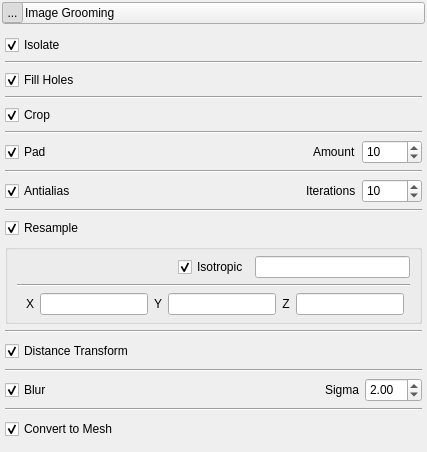
    <widget class="QWidget" name="image_panel" native="true">
     <property name="sizePolicy">
      <sizepolicy hsizetype="Preferred" vsizetype="Fixed">
       <horstretch>0</horstretch>
       <verstretch>0</verstretch>
      </sizepolicy>
     </property>
     <layout class="QVBoxLayout" name="verticalLayout_12">
      <property name="spacing">
       <number>2</number>
      </property>
      <property name="leftMargin">
       <number>2</number>
      </property>
      <property name="topMargin">
       <number>2</number>
      </property>
      <property name="rightMargin">
       <number>2</number>
      </property>
      <property name="bottomMargin">
       <number>2</number>
      </property>
      <item>
       <widget class="QWidget" name="image_header_background" native="true">
        <layout class="QVBoxLayout" name="verticalLayout_13">
         <property name="leftMargin">
          <number>0</number>
         </property>
         <property name="topMargin">
          <number>0</number>
         </property>
         <property name="rightMargin">
          <number>0</number>
         </property>
         <property name="bottomMargin">
          <number>0</number>
         </property>
         <item>
          <widget class="QPushButton" name="image_header">
           <property name="sizePolicy">
            <sizepolicy hsizetype="Preferred" vsizetype="Fixed">
             <horstretch>0</horstretch>
             <verstretch>0</verstretch>
            </sizepolicy>
           </property>
           <property name="minimumSize">
            <size>
             <width>215</width>
             <height>21</height>
            </size>
           </property>
           <layout class="QHBoxLayout" name="horizontalLayout_15">
            <property name="spacing">
             <number>2</number>
            </property>
            <property name="leftMargin">
             <number>0</number>
            </property>
            <property name="topMargin">
             <number>0</number>
            </property>
            <property name="rightMargin">
             <number>0</number>
            </property>
            <property name="bottomMargin">
             <number>0</number>
            </property>
            <item>
             <widget class="QToolButton" name="image_open_button">
              <property name="minimumSize">
               <size>
                <width>21</width>
                <height>21</height>
               </size>
              </property>
              <property name="maximumSize">
               <size>
                <width>21</width>
                <height>21</height>
               </size>
              </property>
              <property name="text">
               <string>...</string>
              </property>
              <property name="icon">
               <iconset resource="../Resources/ShapeWorksStudio.qrc">
                <normaloff>:/Studio/Images/RightArrowWhite.png</normaloff>
                <normalon>:/Studio/Images/DownArrowWhite.png</normalon>:/Studio/Images/RightArrowWhite.png</iconset>
              </property>
              <property name="checkable">
               <bool>true</bool>
              </property>
              <property name="checked">
               <bool>true</bool>
              </property>
             </widget>
            </item>
            <item>
             <widget class="QLabel" name="image_label">
              <property name="text">
               <string>Image Grooming</string>
              </property>
             </widget>
            </item>
           </layout>
          </widget>
         </item>
        </layout>
       </widget>
      </item>
      <item>
       <widget class="QWidget" name="image_content" native="true">
        <layout class="QVBoxLayout" name="verticalLayout_2">
         <property name="spacing">
          <number>3</number>
         </property>
         <property name="leftMargin">
          <number>3</number>
         </property>
         <property name="topMargin">
          <number>3</number>
         </property>
         <property name="rightMargin">
          <number>3</number>
         </property>
         <property name="bottomMargin">
          <number>3</number>
         </property>
         <item>
          <widget class="QWidget" name="image_panel_contents" native="true">
           <layout class="QVBoxLayout" name="verticalLayout_6">
            <property name="spacing">
             <number>0</number>
            </property>
            <property name="leftMargin">
             <number>0</number>
            </property>
            <property name="topMargin">
             <number>0</number>
            </property>
            <property name="rightMargin">
             <number>0</number>
            </property>
            <property name="bottomMargin">
             <number>0</number>
            </property>
            <item>
             <widget class="QWidget" name="isolate_widget" native="true">
              <property name="sizePolicy">
               <sizepolicy hsizetype="Preferred" vsizetype="Preferred">
                <horstretch>0</horstretch>
                <verstretch>0</verstretch>
               </sizepolicy>
              </property>
              <property name="minimumSize">
               <size>
                <width>0</width>
                <height>30</height>
               </size>
              </property>
              <layout class="QGridLayout" name="gridLayout_13">
               <property name="leftMargin">
                <number>0</number>
               </property>
               <property name="topMargin">
                <number>6</number>
               </property>
               <property name="rightMargin">
                <number>0</number>
               </property>
               <property name="bottomMargin">
                <number>6</number>
               </property>
               <property name="spacing">
                <number>0</number>
               </property>
               <item row="3" column="0">
                <widget class="QCheckBox" name="isolate_checkbox">
                 <property name="sizePolicy">
                  <sizepolicy hsizetype="Minimum" vsizetype="Preferred">
                   <horstretch>0</horstretch>
                   <verstretch>0</verstretch>
                  </sizepolicy>
                 </property>
                 <property name="text">
                  <string>Isolate</string>
                 </property>
                 <property name="checked">
                  <bool>true</bool>
                 </property>
                </widget>
               </item>
              </layout>
             </widget>
            </item>
            <item>
             <widget class="Line" name="line_15">
              <property name="orientation">
               <enum>Qt::Horizontal</enum>
              </property>
             </widget>
            </item>
            <item>
             <widget class="QWidget" name="fill_holes_widget" native="true">
              <property name="sizePolicy">
               <sizepolicy hsizetype="Preferred" vsizetype="Preferred">
                <horstretch>0</horstretch>
                <verstretch>0</verstretch>
               </sizepolicy>
              </property>
              <layout class="QGridLayout" name="gridLayout_12" rowstretch="0,0,0,0,0" rowminimumheight="0,0,0,0,0">
               <property name="leftMargin">
                <number>0</number>
               </property>
               <property name="topMargin">
                <number>6</number>
               </property>
               <property name="rightMargin">
                <number>0</number>
               </property>
               <property name="bottomMargin">
                <number>6</number>
               </property>
               <property name="spacing">
                <number>0</number>
               </property>
               <item row="4" column="0">
                <widget class="QCheckBox" name="fill_holes_checkbox">
                 <property name="sizePolicy">
                  <sizepolicy hsizetype="Minimum" vsizetype="Preferred">
                   <horstretch>0</horstretch>
                   <verstretch>0</verstretch>
                  </sizepolicy>
                 </property>
                 <property name="text">
                  <string>Fill Holes</string>
                 </property>
                 <property name="checked">
                  <bool>true</bool>
                 </property>
                </widget>
               </item>
              </layout>
             </widget>
            </item>
            <item>
             <widget class="Line" name="line_5">
              <property name="orientation">
               <enum>Qt::Horizontal</enum>
              </property>
             </widget>
            </item>
            <item>
             <widget class="QWidget" name="crop_widget" native="true">
              <property name="sizePolicy">
               <sizepolicy hsizetype="Preferred" vsizetype="Preferred">
                <horstretch>0</horstretch>
                <verstretch>0</verstretch>
               </sizepolicy>
              </property>
              <layout class="QGridLayout" name="gridLayout_18">
               <property name="leftMargin">
                <number>0</number>
               </property>
               <property name="topMargin">
                <number>6</number>
               </property>
               <property name="rightMargin">
                <number>0</number>
               </property>
               <property name="bottomMargin">
                <number>6</number>
               </property>
               <item row="0" column="0">
                <widget class="QCheckBox" name="crop_checkbox">
                 <property name="sizePolicy">
                  <sizepolicy hsizetype="Minimum" vsizetype="Preferred">
                   <horstretch>0</horstretch>
                   <verstretch>0</verstretch>
                  </sizepolicy>
                 </property>
                 <property name="text">
                  <string>Crop</string>
                 </property>
                 <property name="checked">
                  <bool>true</bool>
                 </property>
                </widget>
               </item>
              </layout>
             </widget>
            </item>
            <item>
             <widget class="Line" name="line_6">
              <property name="orientation">
               <enum>Qt::Horizontal</enum>
              </property>
             </widget>
            </item>
            <item>
             <widget class="QWidget" name="pad_widget" native="true">
              <property name="sizePolicy">
               <sizepolicy hsizetype="Preferred" vsizetype="Fixed">
                <horstretch>0</horstretch>
                <verstretch>0</verstretch>
               </sizepolicy>
              </property>
              <property name="minimumSize">
               <size>
                <width>0</width>
                <height>30</height>
               </size>
              </property>
              <layout class="QGridLayout" name="pad_layout">
               <property name="leftMargin">
                <number>0</number>
               </property>
               <property name="topMargin">
                <number>6</number>
               </property>
               <property name="rightMargin">
                <number>0</number>
               </property>
               <property name="bottomMargin">
                <number>6</number>
               </property>
               <item row="0" column="1">
                <spacer name="horizontalSpacer_3">
                 <property name="orientation">
                  <enum>Qt::Horizontal</enum>
                 </property>
                 <property name="sizeHint" stdset="0">
                  <size>
                   <width>165</width>
                   <height>20</height>
                  </size>
                 </property>
                </spacer>
               </item>
               <item row="0" column="2">
                <widget class="QLabel" name="pad_amount_label">
                 <property name="enabled">
                  <bool>true</bool>
                 </property>
                 <property name="text">
                  <string>Amount</string>
                 </property>
                </widget>
               </item>
               <item row="0" column="3">
                <widget class="QSpinBox" name="padding_amount">
                 <property name="minimumSize">
                  <size>
                   <width>60</width>
                   <height>24</height>
                  </size>
                 </property>
                 <property name="maximum">
                  <number>500</number>
                 </property>
                 <property name="value">
                  <number>10</number>
                 </property>
                </widget>
               </item>
               <item row="0" column="0">
                <widget class="QCheckBox" name="autopad_checkbox">
                 <property name="text">
                  <string>Pad</string>
                 </property>
                 <property name="checked">
                  <bool>true</bool>
                 </property>
                </widget>
               </item>
              </layout>
             </widget>
            </item>
            <item>
             <widget class="Line" name="line_17">
              <property name="orientation">
               <enum>Qt::Horizontal</enum>
              </property>
             </widget>
            </item>
            <item>
             <widget class="QWidget" name="antialias_widget" native="true">
              <property name="sizePolicy">
               <sizepolicy hsizetype="Preferred" vsizetype="Fixed">
                <horstretch>0</horstretch>
                <verstretch>0</verstretch>
               </sizepolicy>
              </property>
              <property name="minimumSize">
               <size>
                <width>0</width>
                <height>30</height>
               </size>
              </property>
              <layout class="QGridLayout" name="antialias_layout_2">
               <property name="leftMargin">
                <number>0</number>
               </property>
               <property name="topMargin">
                <number>6</number>
               </property>
               <property name="rightMargin">
                <number>0</number>
               </property>
               <property name="bottomMargin">
                <number>6</number>
               </property>
               <item row="1" column="3">
                <widget class="QSpinBox" name="antialias_iterations">
                 <property name="minimumSize">
                  <size>
                   <width>60</width>
                   <height>24</height>
                  </size>
                 </property>
                 <property name="maximum">
                  <number>5000</number>
                 </property>
                 <property name="value">
                  <number>10</number>
                 </property>
                </widget>
               </item>
               <item row="1" column="1">
                <spacer name="horizontalSpacer_7">
                 <property name="orientation">
                  <enum>Qt::Horizontal</enum>
                 </property>
                 <property name="sizeHint" stdset="0">
                  <size>
                   <width>111</width>
                   <height>20</height>
                  </size>
                 </property>
                </spacer>
               </item>
               <item row="1" column="0">
                <widget class="QCheckBox" name="antialias_checkbox">
                 <property name="text">
                  <string>Antialias</string>
                 </property>
                 <property name="checked">
                  <bool>true</bool>
                 </property>
                </widget>
               </item>
               <item row="1" column="2">
                <widget class="QLabel" name="antialias_iterations_label">
                 <property name="text">
                  <string>Iterations</string>
                 </property>
                </widget>
               </item>
              </layout>
             </widget>
            </item>
            <item>
             <widget class="Line" name="line">
              <property name="orientation">
               <enum>Qt::Horizontal</enum>
              </property>
             </widget>
            </item>
            <item>
             <widget class="QWidget" name="resample_widget" native="true">
              <property name="sizePolicy">
               <sizepolicy hsizetype="Preferred" vsizetype="Preferred">
                <horstretch>0</horstretch>
                <verstretch>0</verstretch>
               </sizepolicy>
              </property>
              <layout class="QVBoxLayout" name="verticalLayout_3">
               <property name="spacing">
                <number>6</number>
               </property>
               <property name="leftMargin">
                <number>0</number>
               </property>
               <property name="topMargin">
                <number>6</number>
               </property>
               <property name="rightMargin">
                <number>0</number>
               </property>
               <property name="bottomMargin">
                <number>6</number>
               </property>
               <item>
                <widget class="QCheckBox" name="resample_checkbox">
                 <property name="text">
                  <string>Resample</string>
                 </property>
                 <property name="checked">
                  <bool>true</bool>
                 </property>
                </widget>
               </item>
               <item>
                <widget class="QGroupBox" name="resample_box">
                 <property name="font">
                  <font>
                   <bold>false</bold>
                  </font>
                 </property>
                 <property name="title">
                  <string/>
                 </property>
                 <property name="checkable">
                  <bool>false</bool>
                 </property>
                 <layout class="QGridLayout" name="gridLayout_19">
                  <property name="topMargin">
                   <number>6</number>
                  </property>
                  <property name="bottomMargin">
                   <number>6</number>
                  </property>
                  <item row="0" column="1">
                   <widget class="QCheckBox" name="isotropic_checkbox">
                    <property name="text">
                     <string>Isotropic</string>
                    </property>
                    <property name="checked">
                     <bool>true</bool>
                    </property>
                   </widget>
                  </item>
                  <item row="0" column="0">
                   <spacer name="horizontalSpacer">
                    <property name="orientation">
                     <enum>Qt::Horizontal</enum>
                    </property>
                    <property name="sizeHint" stdset="0">
                     <size>
                      <width>40</width>
                      <height>20</height>
                     </size>
                    </property>
                   </spacer>
                  </item>
                  <item row="0" column="2">
                   <widget class="QLineEdit" name="spacing_iso">
                    <property name="alignment">
                     <set>Qt::AlignCenter</set>
                    </property>
                   </widget>
                  </item>
                  <item row="2" column="0" colspan="3">
                   <widget class="QWidget" name="spacing_xyz" native="true">
                    <layout class="QGridLayout" name="gridLayout_16">
                     <property name="topMargin">
                      <number>0</number>
                     </property>
                     <property name="rightMargin">
                      <number>6</number>
                     </property>
                     <property name="bottomMargin">
                      <number>0</number>
                     </property>
                     <item row="0" column="0">
                      <widget class="QLabel" name="spacing_label_x">
                       <property name="enabled">
                        <bool>true</bool>
                       </property>
                       <property name="text">
                        <string>X</string>
                       </property>
                       <property name="alignment">
                        <set>Qt::AlignCenter</set>
                       </property>
                      </widget>
                     </item>
                     <item row="0" column="4">
                      <widget class="QLabel" name="spacing_label_z">
                       <property name="enabled">
                        <bool>true</bool>
                       </property>
                       <property name="text">
                        <string>Z</string>
                       </property>
                       <property name="alignment">
                        <set>Qt::AlignCenter</set>
                       </property>
                      </widget>
                     </item>
                     <item row="0" column="1">
                      <widget class="QLineEdit" name="spacing_x">
                       <property name="alignment">
                        <set>Qt::AlignCenter</set>
                       </property>
                      </widget>
                     </item>
                     <item row="0" column="2">
                      <widget class="QLabel" name="spacing_label_y">
                       <property name="enabled">
                        <bool>true</bool>
                       </property>
                       <property name="text">
                        <string>Y</string>
                       </property>
                       <property name="alignment">
                        <set>Qt::AlignCenter</set>
                       </property>
                      </widget>
                     </item>
                     <item row="0" column="3">
                      <widget class="QLineEdit" name="spacing_y">
                       <property name="alignment">
                        <set>Qt::AlignCenter</set>
                       </property>
                      </widget>
                     </item>
                     <item row="0" column="5">
                      <widget class="QLineEdit" name="spacing_z">
                       <property name="alignment">
                        <set>Qt::AlignCenter</set>
                       </property>
                      </widget>
                     </item>
                    </layout>
                   </widget>
                  </item>
                  <item row="1" column="0" colspan="3">
                   <widget class="Line" name="line_13">
                    <property name="orientation">
                     <enum>Qt::Horizontal</enum>
                    </property>
                   </widget>
                  </item>
                 </layout>
                </widget>
               </item>
              </layout>
             </widget>
            </item>
            <item>
             <widget class="Line" name="line_14">
              <property name="orientation">
               <enum>Qt::Horizontal</enum>
              </property>
             </widget>
            </item>
            <item>
             <widget class="QWidget" name="fastmarching_widget" native="true">
              <property name="sizePolicy">
               <sizepolicy hsizetype="Preferred" vsizetype="Fixed">
                <horstretch>0</horstretch>
                <verstretch>0</verstretch>
               </sizepolicy>
              </property>
              <property name="minimumSize">
               <size>
                <width>0</width>
                <height>30</height>
               </size>
              </property>
              <layout class="QGridLayout" name="gridLayout_14">
               <property name="leftMargin">
                <number>0</number>
               </property>
               <property name="topMargin">
                <number>6</number>
               </property>
               <property name="rightMargin">
                <number>0</number>
               </property>
               <property name="bottomMargin">
                <number>6</number>
               </property>
               <item row="0" column="0">
                <widget class="QCheckBox" name="fastmarching_checkbox">
                 <property name="minimumSize">
                  <size>
                   <width>0</width>
                   <height>24</height>
                  </size>
                 </property>
                 <property name="text">
                  <string>Distance Transform</string>
                 </property>
                 <property name="checked">
                  <bool>true</bool>
                 </property>
                </widget>
               </item>
              </layout>
             </widget>
            </item>
            <item>
             <widget class="Line" name="line_4">
              <property name="orientation">
               <enum>Qt::Horizontal</enum>
              </property>
             </widget>
            </item>
            <item>
             <widget class="QWidget" name="blur_widget" native="true">
              <property name="minimumSize">
               <size>
                <width>0</width>
                <height>30</height>
               </size>
              </property>
              <layout class="QGridLayout" name="gridLayout_11">
               <property name="leftMargin">
                <number>0</number>
               </property>
               <property name="topMargin">
                <number>6</number>
               </property>
               <property name="rightMargin">
                <number>0</number>
               </property>
               <property name="bottomMargin">
                <number>6</number>
               </property>
               <item row="0" column="2">
                <widget class="QLabel" name="blur_sigma_label">
                 <property name="text">
                  <string>Sigma</string>
                 </property>
                </widget>
               </item>
               <item row="0" column="1">
                <spacer name="horizontalSpacer_8">
                 <property name="orientation">
                  <enum>Qt::Horizontal</enum>
                 </property>
                 <property name="sizeHint" stdset="0">
                  <size>
                   <width>111</width>
                   <height>20</height>
                  </size>
                 </property>
                </spacer>
               </item>
               <item row="0" column="0">
                <widget class="QCheckBox" name="blur_checkbox">
                 <property name="text">
                  <string>Blur</string>
                 </property>
                 <property name="checked">
                  <bool>true</bool>
                 </property>
                </widget>
               </item>
               <item row="0" column="3">
                <widget class="QDoubleSpinBox" name="blur_sigma">
                 <property name="minimumSize">
                  <size>
                   <width>0</width>
                   <height>24</height>
                  </size>
                 </property>
                 <property name="value">
                  <double>2.000000000000000</double>
                 </property>
                </widget>
               </item>
              </layout>
             </widget>
            </item>
            <item>
             <widget class="Line" name="line_12">
              <property name="orientation">
               <enum>Qt::Horizontal</enum>
              </property>
             </widget>
            </item>
            <item>
             <widget class="QWidget" name="convert_mesh_widget" native="true">
              <property name="sizePolicy">
               <sizepolicy hsizetype="Preferred" vsizetype="Fixed">
                <horstretch>0</horstretch>
                <verstretch>0</verstretch>
               </sizepolicy>
              </property>
              <property name="minimumSize">
               <size>
                <width>0</width>
                <height>30</height>
               </size>
              </property>
              <layout class="QGridLayout" name="gridLayout_17">
               <property name="leftMargin">
                <number>0</number>
               </property>
               <property name="topMargin">
                <number>6</number>
               </property>
               <property name="rightMargin">
                <number>0</number>
               </property>
               <property name="bottomMargin">
                <number>6</number>
               </property>
               <item row="1" column="0">
                <widget class="QCheckBox" name="convert_mesh_checkbox">
                 <property name="minimumSize">
                  <size>
                   <width>0</width>
                   <height>24</height>
                  </size>
                 </property>
                 <property name="text">
                  <string>Convert to Mesh</string>
                 </property>
                 <property name="checked">
                  <bool>true</bool>
                 </property>
                </widget>
               </item>
              </layout>
             </widget>
            </item>
           </layout>
          </widget>
         </item>
        </layout>
       </widget>
      </item>
     </layout>
    </widget>
